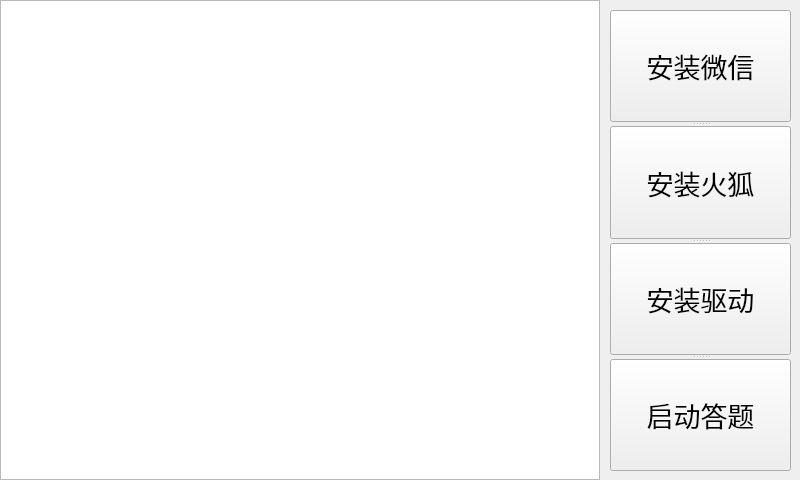
<?xml version="1.0" encoding="UTF-8"?>
<ui version="4.0">
 <class>MainWindow</class>
 <widget class="QMainWindow" name="MainWindow">
  <property name="geometry">
   <rect>
    <x>0</x>
    <y>0</y>
    <width>800</width>
    <height>480</height>
   </rect>
  </property>
  <property name="windowTitle">
   <string>MainWindow</string>
  </property>
  <widget class="QWidget" name="centralwidget">
   <widget class="QTextBrowser" name="textBrowser">
    <property name="geometry">
     <rect>
      <x>0</x>
      <y>0</y>
      <width>600</width>
      <height>480</height>
     </rect>
    </property>
    <property name="font">
     <font>
      <pointsize>20</pointsize>
     </font>
    </property>
   </widget>
   <widget class="QSplitter" name="splitter">
    <property name="geometry">
     <rect>
      <x>610</x>
      <y>10</y>
      <width>181</width>
      <height>461</height>
     </rect>
    </property>
    <property name="orientation">
     <enum>Qt::Vertical</enum>
    </property>
    <widget class="QPushButton" name="B_wechat">
     <property name="font">
      <font>
       <pointsize>20</pointsize>
      </font>
     </property>
     <property name="text">
      <string>安装微信</string>
     </property>
    </widget>
    <widget class="QPushButton" name="B_firefox">
     <property name="font">
      <font>
       <pointsize>20</pointsize>
      </font>
     </property>
     <property name="text">
      <string>安装火狐</string>
     </property>
    </widget>
    <widget class="QPushButton" name="B_npcap">
     <property name="font">
      <font>
       <pointsize>20</pointsize>
      </font>
     </property>
     <property name="text">
      <string>安装驱动</string>
     </property>
    </widget>
    <widget class="QPushButton" name="B_start">
     <property name="font">
      <font>
       <pointsize>20</pointsize>
      </font>
     </property>
     <property name="text">
      <string>启动答题</string>
     </property>
    </widget>
   </widget>
  </widget>
 </widget>
 <resources/>
 <connections>
  <connection>
   <sender>B_wechat</sender>
   <signal>clicked()</signal>
   <receiver>MainWindow</receiver>
   <slot>wechat()</slot>
   <hints>
    <hint type="sourcelabel">
     <x>656</x>
     <y>70</y>
    </hint>
    <hint type="destinationlabel">
     <x>606</x>
     <y>92</y>
    </hint>
   </hints>
  </connection>
  <connection>
   <sender>B_firefox</sender>
   <signal>clicked()</signal>
   <receiver>MainWindow</receiver>
   <slot>firefox()</slot>
   <hints>
    <hint type="sourcelabel">
     <x>650</x>
     <y>191</y>
    </hint>
    <hint type="destinationlabel">
     <x>605</x>
     <y>195</y>
    </hint>
   </hints>
  </connection>
  <connection>
   <sender>B_npcap</sender>
   <signal>clicked()</signal>
   <receiver>MainWindow</receiver>
   <slot>npcap()</slot>
   <hints>
    <hint type="sourcelabel">
     <x>683</x>
     <y>290</y>
    </hint>
    <hint type="destinationlabel">
     <x>606</x>
     <y>301</y>
    </hint>
   </hints>
  </connection>
  <connection>
   <sender>B_start</sender>
   <signal>clicked()</signal>
   <receiver>MainWindow</receiver>
   <slot>startdtj()</slot>
   <hints>
    <hint type="sourcelabel">
     <x>671</x>
     <y>416</y>
    </hint>
    <hint type="destinationlabel">
     <x>605</x>
     <y>423</y>
    </hint>
   </hints>
  </connection>
 </connections>
 <slots>
  <slot>npcap()</slot>
  <slot>wechat()</slot>
  <slot>firefox()</slot>
  <slot>startdtj()</slot>
 </slots>
</ui>
